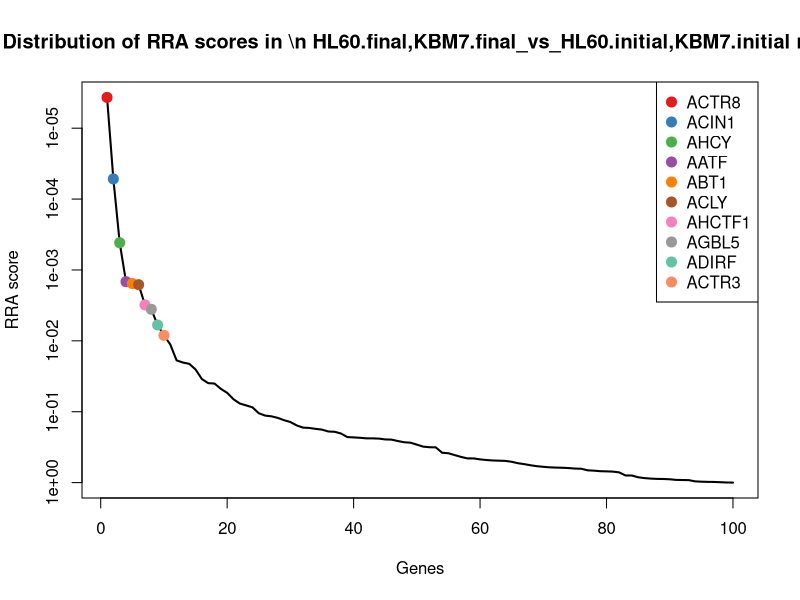
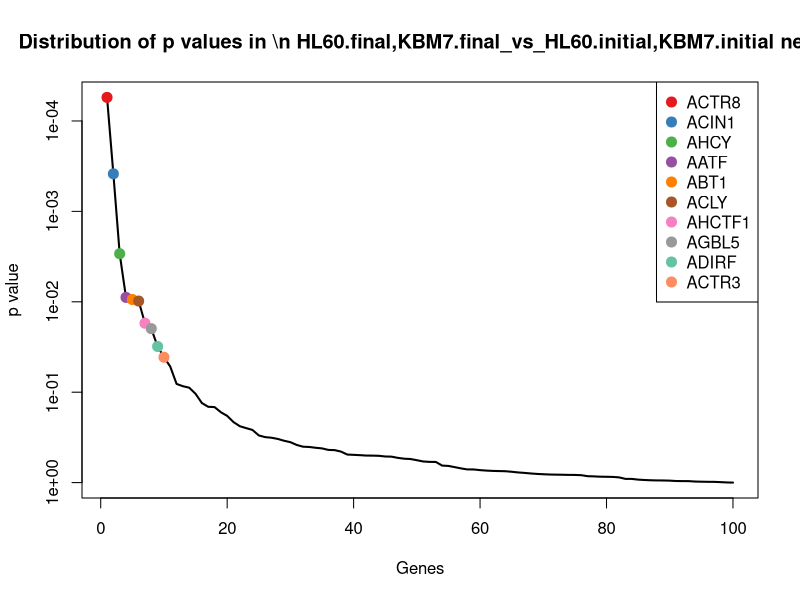
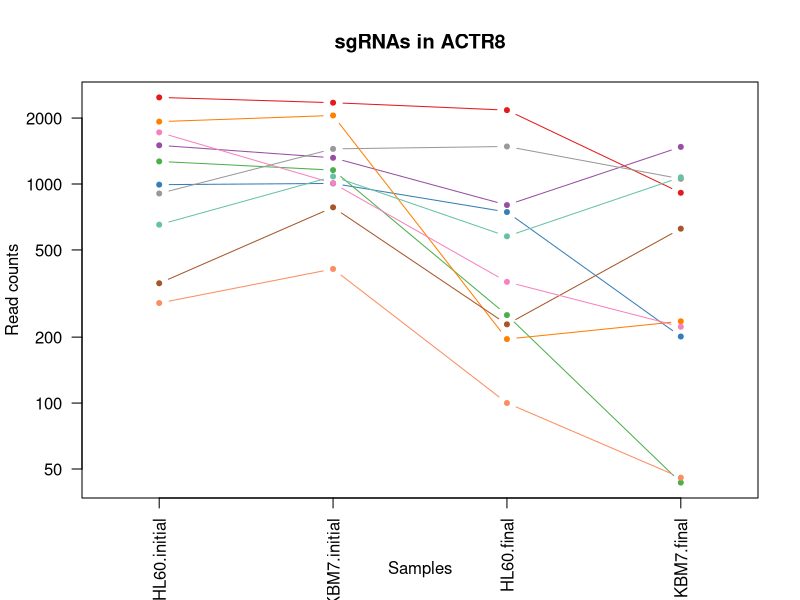
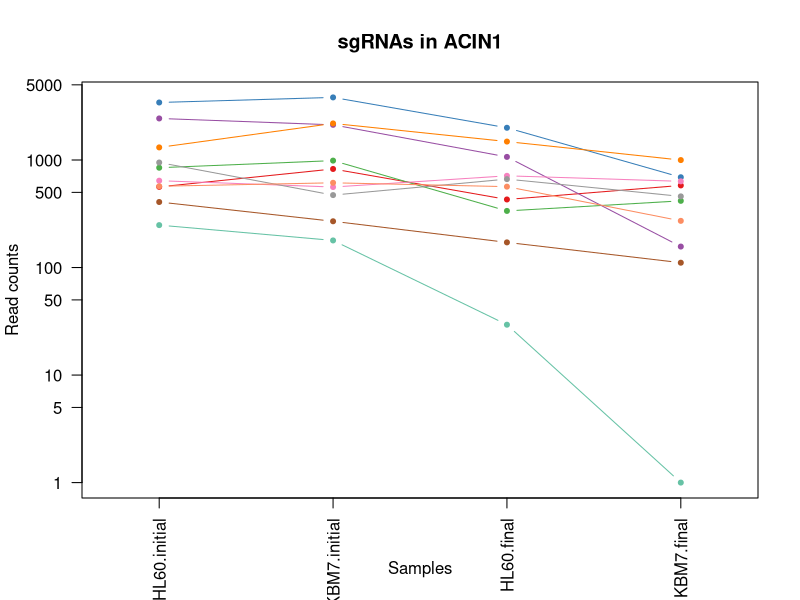
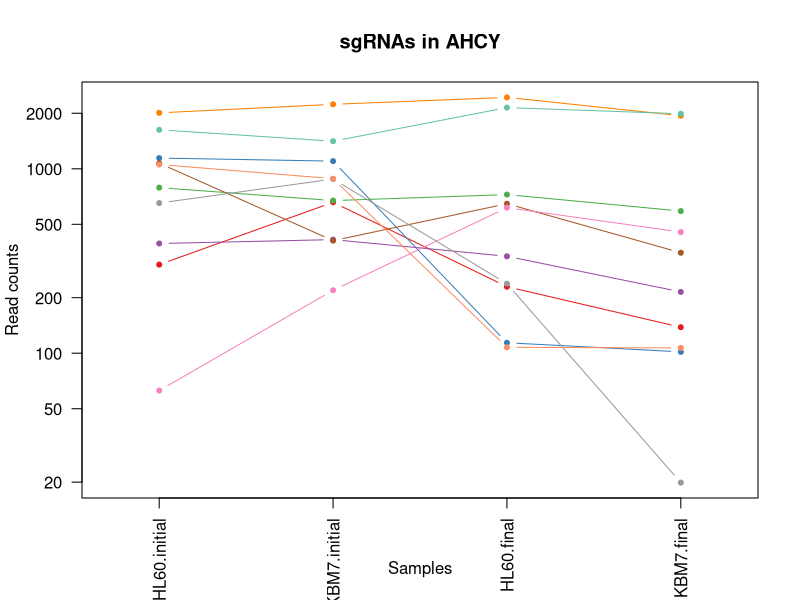
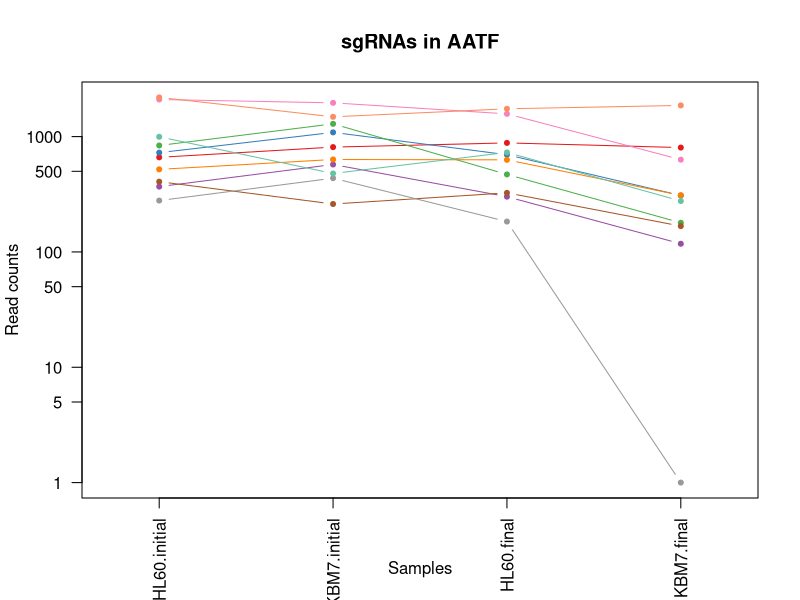
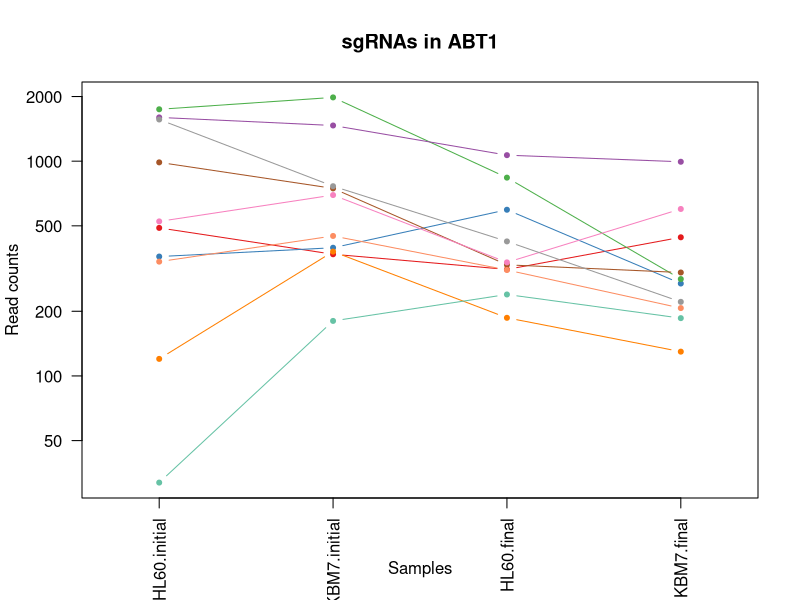
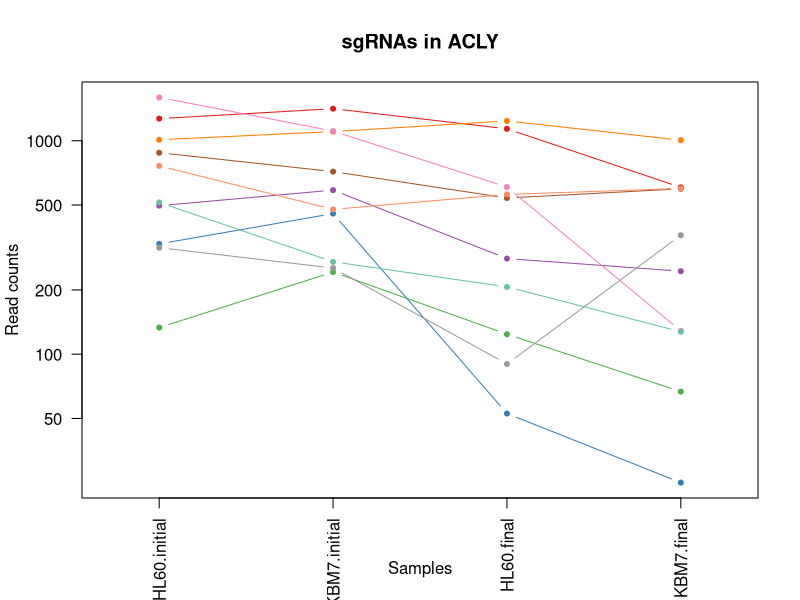

Generate these figures, in order, with R: (Note: this script raises an error after producing the figures.)
pdf(file='demo.pdf',width=4.5,height=4.5);
gstable=read.table('demo.gene_summary.txt',header=T)
# 
#
# parameters
# Do not modify the variables beginning with "__"

# gstablename='__GENE_SUMMARY_FILE__'
startindex=3
# outputfile='__OUTPUT_FILE__'
targetgenelist=c("ACTR8","ACIN1","AHCY","AATF","ABT1","ACLY","AHCTF1","AGBL5","ADIRF","ACTR3")
# samplelabel=sub('.\\w+.\\w+$','',colnames(gstable)[startindex]);
samplelabel='HL60.final,KBM7.final_vs_HL60.initial,KBM7.initial neg.'


# You need to write some codes in front of this code:
# gstable=read.table(gstablename,header=T)
# pdf(file=outputfile,width=6,height=6)


# set up color using RColorBrewer
#library(RColorBrewer)
#colors <- brewer.pal(length(targetgenelist), "Set1")

colors=c( "#E41A1C", "#377EB8", "#4DAF4A", "#984EA3", "#FF7F00",  "#A65628", "#F781BF",
          "#999999", "#66C2A5", "#FC8D62", "#8DA0CB", "#E78AC3", "#A6D854", "#FFD92F", "#E5C494", "#B3B3B3", 
          "#8DD3C7", "#FFFFB3", "#BEBADA", "#FB8072", "#80B1D3", "#FDB462", "#B3DE69", "#FCCDE5",
          "#D9D9D9", "#BC80BD", "#CCEBC5", "#FFED6F")

######
# function definition

plotrankedvalues<-function(val, tglist, ...){
  
  plot(val,log='y',ylim=c(max(val),min(val)),type='l',lwd=2, ...)
  if(length(tglist)>0){
    for(i in 1:length(tglist)){
      targetgene=tglist[i];
      tx=which(names(val)==targetgene);ty=val[targetgene];
      points(tx,ty,col=colors[(i %% length(colors)) ],cex=2,pch=20)
      # text(tx+50,ty,targetgene,col=colors[i])
    }
    legend('topright',tglist,pch=20,pt.cex = 2,cex=1,col=colors)
  }
}



plotrandvalues<-function(val,targetgenelist, ...){
  # choose the one with the best distance distribution
  
  mindiffvalue=0;
  randval=val;
  for(i in 1:20){
    randval0=sample(val)
    vindex=sort(which(names(randval0) %in% targetgenelist))
    if(max(vindex)>0.9*length(val)){
      # print('pass...')
      next;
    }
    mindiffind=min(diff(vindex));
    if (mindiffind > mindiffvalue){
      mindiffvalue=mindiffind;
      randval=randval0;
      # print(paste('Diff: ',mindiffvalue))
    }
  }
  plot(randval,log='y',ylim=c(max(randval),min(randval)),pch=20,col='grey', ...)
  
  if(length(targetgenelist)>0){
    for(i in 1:length(targetgenelist)){
      targetgene=targetgenelist[i];
      tx=which(names(randval)==targetgene);ty=randval[targetgene];
      points(tx,ty,col=colors[(i %% length(colors)) ],cex=2,pch=20)
      text(tx+50,ty,targetgene,col=colors[i])
    }
  }
  
}




# set.seed(1235)



pvec=gstable[,startindex]
names(pvec)=gstable[,'id']
pvec=sort(pvec);

plotrankedvalues(pvec,targetgenelist,xlab='Genes',ylab='RRA score',main=paste('Distribution of RRA scores in \\n',samplelabel))

# plotrandvalues(pvec,targetgenelist,xlab='Genes',ylab='RRA score',main=paste('Distribution of RRA scores in \\n',samplelabel))


pvec=gstable[,startindex+1]
names(pvec)=gstable[,'id']
pvec=sort(pvec);

plotrankedvalues(pvec,targetgenelist,xlab='Genes',ylab='p value',main=paste('Distribution of p values in \\n',samplelabel))

# plotrandvalues(pvec,targetgenelist,xlab='Genes',ylab='p value',main=paste('Distribution of p values in \\n',samplelabel))



# you need to write after this code:
# dev.off()






# parameters
# Do not modify the variables beginning with "__"
targetmat=list(c(2484.0819660289676,2349.578527705573,2172.7843657481662,910.9126552363929),c(992.1629154257711,1005.1862786707138,743.8190381001997,200.26346063614164),c(1267.0287897733551,1156.1418152202027,251.09412821363824,42.34141739164138),c(1500.738276518092,1315.977089213779,800.5991173444897,1476.2277955464156),c(1925.5309914189038,2054.7712445618654,194.94493873872918,235.16652091844063),c(351.29916561001374,781.4168950797068,227.75120674654121,624.2498158686586),c(1719.74905340467,1006.9622261595313,356.45271970026533,222.0063506480656),c(903.9706562768137,1445.6212558974576,1482.5909580453515,1055.1023468944147),c(651.152846716469,1081.552020689867,576.0023594448536,1072.2677863775127),c(285.1549712482957,408.46792242802854,99.0496937928171,44.630142656054424))
targetgene="ACTR8"
collabel=c("HL60.initial","KBM7.initial","HL60.final","KBM7.final")

# set up color using RColorBrewer
#library(RColorBrewer)
#colors <- brewer.pal(length(targetgenelist), "Set1")

colors=c( "#E41A1C", "#377EB8", "#4DAF4A", "#984EA3", "#FF7F00",  "#A65628", "#F781BF",
          "#999999", "#66C2A5", "#FC8D62", "#8DA0CB", "#E78AC3", "#A6D854", "#FFD92F", "#E5C494", "#B3B3B3", 
          "#8DD3C7", "#FFFFB3", "#BEBADA", "#FB8072", "#80B1D3", "#FDB462", "#B3DE69", "#FCCDE5",
          "#D9D9D9", "#BC80BD", "#CCEBC5", "#FFED6F")


## code

targetmatvec=unlist(targetmat)+1
yrange=range(targetmatvec[targetmatvec>0]);
# yrange[1]=1; # set the minimum value to 1
for(i in 1:length(targetmat)){
  vali=targetmat[[i]]+1;
  if(i==1){
    plot(1:length(vali),vali,type='b',las=1,pch=20,main=paste('sgRNAs in',targetgene),ylab='Read counts',xlab='Samples',xlim=c(0.7,length(vali)+0.3),ylim = yrange,col=colors[(i %% length(colors))],xaxt='n',log='y')
    axis(1,at=1:length(vali),labels=(collabel),las=2)
    # lines(0:100,rep(1,101),col='black');
  }else{
    lines(1:length(vali),vali,type='b',pch=20,col=colors[(i %% length(colors))])
  }
}




# parameters
# Do not modify the variables beginning with "__"
targetmat=list(c(561.4907165816957,824.0396348113272,428.37415340969943,579.047491896501),c(3424.79939695118,3818.2871009576584,1992.3498917052,690.0506672205338),c(846.6456878299913,985.6508562937211,335.0024675413113,415.97581680707134),c(2432.636481525409,2122.257249136931,1067.465489792653,155.6333179800872),c(1308.1851773762019,2186.1913587343615,1482.5909580453515,997.3120339679854),c(405.68439208520414,268.16807081144486,170.34023773287015,109.85881269182627),c(640.8637498157573,559.4234589775174,711.6436598617687,632.2603542941043),c(946.5969148654764,470.6260845366416,663.0651476194316,457.74505288260946),c(246.9383256170808,177.59474888175154,28.39003962214503,0.0),c(568.8400715107754,612.7018836420428,564.0154538266146,270.64176251684285))
targetgene="ACIN1"
collabel=c("HL60.initial","KBM7.initial","HL60.final","KBM7.final")

# set up color using RColorBrewer
#library(RColorBrewer)
#colors <- brewer.pal(length(targetgenelist), "Set1")

colors=c( "#E41A1C", "#377EB8", "#4DAF4A", "#984EA3", "#FF7F00",  "#A65628", "#F781BF",
          "#999999", "#66C2A5", "#FC8D62", "#8DA0CB", "#E78AC3", "#A6D854", "#FFD92F", "#E5C494", "#B3B3B3", 
          "#8DD3C7", "#FFFFB3", "#BEBADA", "#FB8072", "#80B1D3", "#FDB462", "#B3DE69", "#FCCDE5",
          "#D9D9D9", "#BC80BD", "#CCEBC5", "#FFED6F")


## code

targetmatvec=unlist(targetmat)+1
yrange=range(targetmatvec[targetmatvec>0]);
# yrange[1]=1; # set the minimum value to 1
for(i in 1:length(targetmat)){
  vali=targetmat[[i]]+1;
  if(i==1){
    plot(1:length(vali),vali,type='b',las=1,pch=20,main=paste('sgRNAs in',targetgene),ylab='Read counts',xlab='Samples',xlim=c(0.7,length(vali)+0.3),ylim = yrange,col=colors[(i %% length(colors))],xaxt='n',log='y')
    axis(1,at=1:length(vali),labels=(collabel),las=2)
    # lines(0:100,rep(1,101),col='black');
  }else{
    lines(1:length(vali),vali,type='b',pch=20,col=colors[(i %% length(colors))])
  }
}




# parameters
# Do not modify the variables beginning with "__"
targetmat=list(c(301.3235520922712,657.1005708624807,228.38209651592223,137.32351586478285),c(1142.0897559789987,1099.311495578042,112.92926871919911,100.70391163417409),c(789.3207193831689,671.3081507730209,723.6305654800077,588.7745742702564),c(392.45555321286054,412.0198174056636,334.37157777193033,213.99581222261992),c(2009.3136376104133,2235.917888421252,2437.1271791188055,1937.9781176417478),c(1071.5359486598327,406.69197493921104,645.4002340767636,349.602784139093),c(61.7345814042702,218.44154112455442,614.4866353770946,452.5954210376801),c(651.152846716469,879.0940069646701,237.21455328725622,18.88198343140764),c(1625.6773103124485,1410.1023061211074,2146.286995434164,1986.613529510525),c(1053.8974968300413,882.6459019423052,106.6203710253891,105.85354347910344))
targetgene="AHCY"
collabel=c("HL60.initial","KBM7.initial","HL60.final","KBM7.final")

# set up color using RColorBrewer
#library(RColorBrewer)
#colors <- brewer.pal(length(targetgenelist), "Set1")

colors=c( "#E41A1C", "#377EB8", "#4DAF4A", "#984EA3", "#FF7F00",  "#A65628", "#F781BF",
          "#999999", "#66C2A5", "#FC8D62", "#8DA0CB", "#E78AC3", "#A6D854", "#FFD92F", "#E5C494", "#B3B3B3", 
          "#8DD3C7", "#FFFFB3", "#BEBADA", "#FB8072", "#80B1D3", "#FDB462", "#B3DE69", "#FCCDE5",
          "#D9D9D9", "#BC80BD", "#CCEBC5", "#FFED6F")


## code

targetmatvec=unlist(targetmat)+1
yrange=range(targetmatvec[targetmatvec>0]);
# yrange[1]=1; # set the minimum value to 1
for(i in 1:length(targetmat)){
  vali=targetmat[[i]]+1;
  if(i==1){
    plot(1:length(vali),vali,type='b',las=1,pch=20,main=paste('sgRNAs in',targetgene),ylab='Read counts',xlab='Samples',xlim=c(0.7,length(vali)+0.3),ylim = yrange,col=colors[(i %% length(colors))],xaxt='n',log='y')
    axis(1,at=1:length(vali),labels=(collabel),las=2)
    # lines(0:100,rep(1,101),col='black');
  }else{
    lines(1:length(vali),vali,type='b',pch=20,col=colors[(i %% length(colors))])
  }
}




# parameters
# Do not modify the variables beginning with "__"
targetmat=list(c(659.9720726313648,809.832054900787,880.7221180558769,802.1982051767731),c(724.6463960072668,1086.8798631563195,695.2405258578626,307.26136674745163),c(836.3565909292796,1289.3378768815162,468.75109865008346,177.94838930811443),c(367.46774645398926,571.85509139924,300.30353022535627,116.72498848506541),c(518.8644579930328,632.2373060190355,627.7353205340956,308.9779106957614),c(405.68439208520414,259.28833336735727,324.27734146183434,166.5047629860492),c(2096.0360257735547,1960.6460276545372,1573.4390848362154,629.9716290296913),c(277.8056163192159,435.1071347602913,182.32714335110919,0.0),c(995.1026573974029,477.7298744919117,728.0467938656747,275.21921304566894),c(2185.6981559083283,1482.9161531626255,1741.8866532609427,1862.4501839161173))
targetgene="AATF"
collabel=c("HL60.initial","KBM7.initial","HL60.final","KBM7.final")

# set up color using RColorBrewer
#library(RColorBrewer)
#colors <- brewer.pal(length(targetgenelist), "Set1")

colors=c( "#E41A1C", "#377EB8", "#4DAF4A", "#984EA3", "#FF7F00",  "#A65628", "#F781BF",
          "#999999", "#66C2A5", "#FC8D62", "#8DA0CB", "#E78AC3", "#A6D854", "#FFD92F", "#E5C494", "#B3B3B3", 
          "#8DD3C7", "#FFFFB3", "#BEBADA", "#FB8072", "#80B1D3", "#FDB462", "#B3DE69", "#FCCDE5",
          "#D9D9D9", "#BC80BD", "#CCEBC5", "#FFED6F")


## code

targetmatvec=unlist(targetmat)+1
yrange=range(targetmatvec[targetmatvec>0]);
# yrange[1]=1; # set the minimum value to 1
for(i in 1:length(targetmat)){
  vali=targetmat[[i]]+1;
  if(i==1){
    plot(1:length(vali),vali,type='b',las=1,pch=20,main=paste('sgRNAs in',targetgene),ylab='Read counts',xlab='Samples',xlim=c(0.7,length(vali)+0.3),ylim = yrange,col=colors[(i %% length(colors))],xaxt='n',log='y')
    axis(1,at=1:length(vali),labels=(collabel),las=2)
    # lines(0:100,rep(1,101),col='black');
  }else{
    lines(1:length(vali),vali,type='b',pch=20,col=colors[(i %% length(colors))])
  }
}




# parameters
# Do not modify the variables beginning with "__"
targetmat=list(c(487.9971672908978,367.6211301852257,312.2904358435953,441.15179471561487),c(358.6485205390935,394.2603425174884,593.0363832181406,268.35303725242983),c(1743.266989177725,1980.1814500315297,837.1907239685878,281.5132075228048),c(1597.7497615819454,1465.1566782744503,1065.57282048451,992.7345834391593),c(119.05954985109253,378.2768151181308,185.48159219801417,128.7407961232339),c(986.2834314825072,745.8979453033566,328.0626800781203,302.11173490252224),c(523.2740709504807,694.3954681276485,336.89513684945433,597.9294753279087),c(1562.4728579223624,763.6574201915316,422.0652557158894,220.28980669975581),c(30.8672907021351,179.37069637056908,238.47633282601822,184.81456510135357),c(339.5401977234861,447.5387671820139,310.3977665354523,205.98527379717427))
targetgene="ABT1"
collabel=c("HL60.initial","KBM7.initial","HL60.final","KBM7.final")

# set up color using RColorBrewer
#library(RColorBrewer)
#colors <- brewer.pal(length(targetgenelist), "Set1")

colors=c( "#E41A1C", "#377EB8", "#4DAF4A", "#984EA3", "#FF7F00",  "#A65628", "#F781BF",
          "#999999", "#66C2A5", "#FC8D62", "#8DA0CB", "#E78AC3", "#A6D854", "#FFD92F", "#E5C494", "#B3B3B3", 
          "#8DD3C7", "#FFFFB3", "#BEBADA", "#FB8072", "#80B1D3", "#FDB462", "#B3DE69", "#FCCDE5",
          "#D9D9D9", "#BC80BD", "#CCEBC5", "#FFED6F")


## code

targetmatvec=unlist(targetmat)+1
yrange=range(targetmatvec[targetmatvec>0]);
# yrange[1]=1; # set the minimum value to 1
for(i in 1:length(targetmat)){
  vali=targetmat[[i]]+1;
  if(i==1){
    plot(1:length(vali),vali,type='b',las=1,pch=20,main=paste('sgRNAs in',targetgene),ylab='Read counts',xlab='Samples',xlim=c(0.7,length(vali)+0.3),ylim = yrange,col=colors[(i %% length(colors))],xaxt='n',log='y')
    axis(1,at=1:length(vali),labels=(collabel),las=2)
    # lines(0:100,rep(1,101),col='black');
  }else{
    lines(1:length(vali),vali,type='b',pch=20,col=colors[(i %% length(colors))])
  }
}




# parameters
# Do not modify the variables beginning with "__"
targetmat=list(c(1268.498660759171,1411.8782536099247,1136.2324746551822,603.6512884889412),c(327.78122983695846,454.642557137284,51.73296108924205,24.031615276336996),c(132.28838872343613,241.5288584791821,123.02350502929512,65.80085135187511),c(495.34652221997754,586.0626713097802,279.4841678357833,243.74924065998954),c(1009.8013672555626,1102.8633905556771,1237.174837756142,1004.7503910773278),c(877.5129785321263,715.7068379934587,538.1489732819936,594.496387431289),c(1594.8100196103135,1108.1912330221296,605.6541786057605,127.59643349102738),c(314.5523909646148,252.1845434120872,88.95545748272109,359.9020478289517),c(512.984974049769,269.94401830026237,205.67006481820619,126.45207085882086),c(761.3931706526657,475.9539270030942,559.5992254409475,596.7851126957021))
targetgene="ACLY"
collabel=c("HL60.initial","KBM7.initial","HL60.final","KBM7.final")

# set up color using RColorBrewer
#library(RColorBrewer)
#colors <- brewer.pal(length(targetgenelist), "Set1")

colors=c( "#E41A1C", "#377EB8", "#4DAF4A", "#984EA3", "#FF7F00",  "#A65628", "#F781BF",
          "#999999", "#66C2A5", "#FC8D62", "#8DA0CB", "#E78AC3", "#A6D854", "#FFD92F", "#E5C494", "#B3B3B3", 
          "#8DD3C7", "#FFFFB3", "#BEBADA", "#FB8072", "#80B1D3", "#FDB462", "#B3DE69", "#FCCDE5",
          "#D9D9D9", "#BC80BD", "#CCEBC5", "#FFED6F")


## code

targetmatvec=unlist(targetmat)+1
yrange=range(targetmatvec[targetmatvec>0]);
# yrange[1]=1; # set the minimum value to 1
for(i in 1:length(targetmat)){
  vali=targetmat[[i]]+1;
  if(i==1){
    plot(1:length(vali),vali,type='b',las=1,pch=20,main=paste('sgRNAs in',targetgene),ylab='Read counts',xlab='Samples',xlim=c(0.7,length(vali)+0.3),ylim = yrange,col=colors[(i %% length(colors))],xaxt='n',log='y')
    axis(1,at=1:length(vali),labels=(collabel),las=2)
    # lines(0:100,rep(1,101),col='black');
  }else{
    lines(1:length(vali),vali,type='b',pch=20,col=colors[(i %% length(colors))])
  }
}




# parameters
# Do not modify the variables beginning with "__"
targetmat=list(c(196.96271209933826,301.9110730989776,423.9579250240324,34.33087896619571),c(1106.8128523194157,1056.6887558464218,1743.1484327997048,807.3478370217025),c(748.1643317803222,488.3855594248168,239.73811236478022,477.77139894622366),c(1095.053884432888,882.6459019423052,837.8216137379688,365.05167967388104),c(677.6105244611563,316.11865300951774,613.8557456077136,819.3636446598709),c(1078.8853035889126,1609.008424868669,348.88204246769334,193.96946615900578),c(1437.533824128006,1095.759600600407,320.4920028455483,161.35513114111984),c(845.1758168441753,660.6524658401157,541.3034221288985,640.8430740356532),c(551.2016196809839,740.570102836904,1103.42620664737,622.5332719203489),c(601.1772331987264,900.4053768304803,735.6174710982467,754.1349746240991))
targetgene="AHCTF1"
collabel=c("HL60.initial","KBM7.initial","HL60.final","KBM7.final")

# set up color using RColorBrewer
#library(RColorBrewer)
#colors <- brewer.pal(length(targetgenelist), "Set1")

colors=c( "#E41A1C", "#377EB8", "#4DAF4A", "#984EA3", "#FF7F00",  "#A65628", "#F781BF",
          "#999999", "#66C2A5", "#FC8D62", "#8DA0CB", "#E78AC3", "#A6D854", "#FFD92F", "#E5C494", "#B3B3B3", 
          "#8DD3C7", "#FFFFB3", "#BEBADA", "#FB8072", "#80B1D3", "#FDB462", "#B3DE69", "#FCCDE5",
          "#D9D9D9", "#BC80BD", "#CCEBC5", "#FFED6F")


## code

targetmatvec=unlist(targetmat)+1
yrange=range(targetmatvec[targetmatvec>0]);
# yrange[1]=1; # set the minimum value to 1
for(i in 1:length(targetmat)){
  vali=targetmat[[i]]+1;
  if(i==1){
    plot(1:length(vali),vali,type='b',las=1,pch=20,main=paste('sgRNAs in',targetgene),ylab='Read counts',xlab='Samples',xlim=c(0.7,length(vali)+0.3),ylim = yrange,col=colors[(i %% length(colors))],xaxt='n',log='y')
    axis(1,at=1:length(vali),labels=(collabel),las=2)
    # lines(0:100,rep(1,101),col='black');
  }else{
    lines(1:length(vali),vali,type='b',pch=20,col=colors[(i %% length(colors))])
  }
}




# parameters
# Do not modify the variables beginning with "__"
targetmat=list(c(640.8637498157573,602.0461987091378,307.2433176885473,192.82510352679924),c(354.23890758164566,280.5997032331675,204.4082852794442,275.79139436177223),c(779.0316224824572,932.3724316291956,778.5179754161547,905.1908420753603),c(624.6951689717818,554.0956165110648,370.96318439602834,558.4489645167836),c(1133.270530064103,1394.1187787217498,639.0913363829536,1131.2024619361487),c(423.32284391499564,412.0198174056636,224.59675789963623,426.84726181303336),c(296.91393913482335,829.3674772777797,489.5704610396565,1233.0507362025292),c(684.959879390236,546.9918265557948,394.30610586312537,566.4595029422292),c(440.96129574478715,630.461358530218,434.6830511035094,457.1728715665062),c(1108.2827233052317,1969.5257650986248,1066.2037102538911,1333.7546478367033))
targetgene="AGBL5"
collabel=c("HL60.initial","KBM7.initial","HL60.final","KBM7.final")

# set up color using RColorBrewer
#library(RColorBrewer)
#colors <- brewer.pal(length(targetgenelist), "Set1")

colors=c( "#E41A1C", "#377EB8", "#4DAF4A", "#984EA3", "#FF7F00",  "#A65628", "#F781BF",
          "#999999", "#66C2A5", "#FC8D62", "#8DA0CB", "#E78AC3", "#A6D854", "#FFD92F", "#E5C494", "#B3B3B3", 
          "#8DD3C7", "#FFFFB3", "#BEBADA", "#FB8072", "#80B1D3", "#FDB462", "#B3DE69", "#FCCDE5",
          "#D9D9D9", "#BC80BD", "#CCEBC5", "#FFED6F")


## code

targetmatvec=unlist(targetmat)+1
yrange=range(targetmatvec[targetmatvec>0]);
# yrange[1]=1; # set the minimum value to 1
for(i in 1:length(targetmat)){
  vali=targetmat[[i]]+1;
  if(i==1){
    plot(1:length(vali),vali,type='b',las=1,pch=20,main=paste('sgRNAs in',targetgene),ylab='Read counts',xlab='Samples',xlim=c(0.7,length(vali)+0.3),ylim = yrange,col=colors[(i %% length(colors))],xaxt='n',log='y')
    axis(1,at=1:length(vali),labels=(collabel),las=2)
    # lines(0:100,rep(1,101),col='black');
  }else{
    lines(1:length(vali),vali,type='b',pch=20,col=colors[(i %% length(colors))])
  }
}




# parameters
# Do not modify the variables beginning with "__"
targetmat=list(c(492.4067802483456,221.99343610218943,309.7668767660713,102.99263689858714),c(243.9985836454489,239.7529109903646,130.59418226186713,174.51530141149487),c(734.9354929079785,673.0840982618383,620.7955330709046,470.9052231529845),c(1074.4756906314647,950.1319065173708,1100.902647569846,743.8357109342404),c(702.5983312200275,1010.5141211371663,1291.4313579229083,1017.3383800315995),c(1647.7253750996879,760.1055252138966,685.7771793171477,608.2287390177673),c(951.0065278229242,864.8864270541301,606.9159581445226,769.0116888427839),c(435.0818118015233,435.1071347602913,275.69882921949727,339.8757017653375),c(89.66213013477338,209.56180368046682,208.8245136651112,304.4004601669353),c(1328.7633711776252,1571.7135276035012,1122.983789498181,1356.6419004808338))
targetgene="ADIRF"
collabel=c("HL60.initial","KBM7.initial","HL60.final","KBM7.final")

# set up color using RColorBrewer
#library(RColorBrewer)
#colors <- brewer.pal(length(targetgenelist), "Set1")

colors=c( "#E41A1C", "#377EB8", "#4DAF4A", "#984EA3", "#FF7F00",  "#A65628", "#F781BF",
          "#999999", "#66C2A5", "#FC8D62", "#8DA0CB", "#E78AC3", "#A6D854", "#FFD92F", "#E5C494", "#B3B3B3", 
          "#8DD3C7", "#FFFFB3", "#BEBADA", "#FB8072", "#80B1D3", "#FDB462", "#B3DE69", "#FCCDE5",
          "#D9D9D9", "#BC80BD", "#CCEBC5", "#FFED6F")


## code

targetmatvec=unlist(targetmat)+1
yrange=range(targetmatvec[targetmatvec>0]);
# yrange[1]=1; # set the minimum value to 1
for(i in 1:length(targetmat)){
  vali=targetmat[[i]]+1;
  if(i==1){
    plot(1:length(vali),vali,type='b',las=1,pch=20,main=paste('sgRNAs in',targetgene),ylab='Read counts',xlab='Samples',xlim=c(0.7,length(vali)+0.3),ylim = yrange,col=colors[(i %% length(colors))],xaxt='n',log='y')
    axis(1,at=1:length(vali),labels=(collabel),las=2)
    # lines(0:100,rep(1,101),col='black');
  }else{
    lines(1:length(vali),vali,type='b',pch=20,col=colors[(i %% length(colors))])
  }
}




# parameters
# Do not modify the variables beginning with "__"
targetmat=list(c(1024.500077113722,1362.1517239230343,883.8765669027819,396.52165205956044),c(1147.9692399222624,1046.0330709135167,811.3242434239668,186.53110904966337),c(1317.0044032910976,1179.2291325748304,1340.6407599346262,1059.1076161071376),c(895.1514303619178,824.0396348113272,700.2876440129107,571.0369534710553),c(952.4763988087402,1093.9836531115895,1239.067507064285,1457.9179934311112),c(770.2123965675615,548.7677740446123,752.6514948715337,367.91258625439735),c(85.25251717732552,635.7892009966705,181.0653638123472,624.2498158686586),c(721.706654035635,768.9852626579842,584.8348162161876,888.5975839083657),c(542.3823937660882,776.0890526132542,418.2799170996034,466.89995394026164),c(2170.9994460501684,2250.125468331792,1406.2532959502503,1163.8167969540345))
targetgene="ACTR3"
collabel=c("HL60.initial","KBM7.initial","HL60.final","KBM7.final")

# set up color using RColorBrewer
#library(RColorBrewer)
#colors <- brewer.pal(length(targetgenelist), "Set1")

colors=c( "#E41A1C", "#377EB8", "#4DAF4A", "#984EA3", "#FF7F00",  "#A65628", "#F781BF",
          "#999999", "#66C2A5", "#FC8D62", "#8DA0CB", "#E78AC3", "#A6D854", "#FFD92F", "#E5C494", "#B3B3B3", 
          "#8DD3C7", "#FFFFB3", "#BEBADA", "#FB8072", "#80B1D3", "#FDB462", "#B3DE69", "#FCCDE5",
          "#D9D9D9", "#BC80BD", "#CCEBC5", "#FFED6F")


## code

targetmatvec=unlist(targetmat)+1
yrange=range(targetmatvec[targetmatvec>0]);
# yrange[1]=1; # set the minimum value to 1
for(i in 1:length(targetmat)){
  vali=targetmat[[i]]+1;
  if(i==1){
    plot(1:length(vali),vali,type='b',las=1,pch=20,main=paste('sgRNAs in',targetgene),ylab='Read counts',xlab='Samples',xlim=c(0.7,length(vali)+0.3),ylim = yrange,col=colors[(i %% length(colors))],xaxt='n',log='y')
    axis(1,at=1:length(vali),labels=(collabel),las=2)
    # lines(0:100,rep(1,101),col='black');
  }else{
    lines(1:length(vali),vali,type='b',pch=20,col=colors[(i %% length(colors))])
  }
}



# 
#
# parameters
# Do not modify the variables beginning with "__"

# gstablename='__GENE_SUMMARY_FILE__'
startindex=9
# outputfile='__OUTPUT_FILE__'
targetgenelist=c("ACRC","AGAP3","ADCK4","AHRR","ABCB8","ADNP","ADCK1","ADRBK1","AFF4","ADRA1A")
# samplelabel=sub('.\\w+.\\w+$','',colnames(gstable)[startindex]);
samplelabel='HL60.final,KBM7.final_vs_HL60.initial,KBM7.initial pos.'


# You need to write some codes in front of this code:
# gstable=read.table(gstablename,header=T)
# pdf(file=outputfile,width=6,height=6)


# set up color using RColorBrewer
#library(RColorBrewer)
#colors <- brewer.pal(length(targetgenelist), "Set1")

colors=c( "#E41A1C", "#377EB8", "#4DAF4A", "#984EA3", "#FF7F00",  "#A65628", "#F781BF",
          "#999999", "#66C2A5", "#FC8D62", "#8DA0CB", "#E78AC3", "#A6D854", "#FFD92F", "#E5C494", "#B3B3B3", 
          "#8DD3C7", "#FFFFB3", "#BEBADA", "#FB8072", "#80B1D3", "#FDB462", "#B3DE69", "#FCCDE5",
          "#D9D9D9", "#BC80BD", "#CCEBC5", "#FFED6F")

######
# function definition

plotrankedvalues<-function(val, tglist, ...){
  
  plot(val,log='y',ylim=c(max(val),min(val)),type='l',lwd=2, ...)
  if(length(tglist)>0){
    for(i in 1:length(tglist)){
      targetgene=tglist[i];
      tx=which(names(val)==targetgene);ty=val[targetgene];
      points(tx,ty,col=colors[(i %% length(colors)) ],cex=2,pch=20)
      # text(tx+50,ty,targetgene,col=colors[i])
    }
    legend('topright',tglist,pch=20,pt.cex = 2,cex=1,col=colors)
  }
}



plotrandvalues<-function(val,targetgenelist, ...){
  # choose the one with the best distance distribution
  
  mindiffvalue=0;
  randval=val;
  for(i in 1:20){
    randval0=sample(val)
    vindex=sort(which(names(randval0) %in% targetgenelist))
    if(max(vindex)>0.9*length(val)){
      # print('pass...')
      next;
    }
    mindiffind=min(diff(vindex));
    if (mindiffind > mindiffvalue){
      mindiffvalue=mindiffind;
      randval=randval0;
      # print(paste('Diff: ',mindiffvalue))
    }
  }
  plot(randval,log='y',ylim=c(max(randval),min(randval)),pch=20,col='grey', ...)
  
  if(length(targetgenelist)>0){
    for(i in 1:length(targetgenelist)){
      targetgene=targetgenelist[i];
      tx=which(names(randval)==targetgene);ty=randval[targetgene];
      points(tx,ty,col=colors[(i %% length(colors)) ],cex=2,pch=20)
      text(tx+50,ty,targetgene,col=colors[i])
    }
  }
  
}




# set.seed(1235)



pvec=gstable[,startindex]
names(pvec)=gstable[,'id']
pvec=sort(pvec);

plotrankedvalues(pvec,targetgenelist,xlab='Genes',ylab='RRA score',main=paste('Distribution of RRA scores in \\n',samplelabel))

# plotrandvalues(pvec,targetgenelist,xlab='Genes',ylab='RRA score',main=paste('Distribution of RRA scores in \\n',samplelabel))


pvec=gstable[,startindex+1]
names(pvec)=gstable[,'id']
pvec=sort(pvec);

plotrankedvalues(pvec,targetgenelist,xlab='Genes',ylab='p value',main=paste('Distribution of p values in \\n',samplelabel))

# plotrandvalues(pvec,targetgenelist,xlab='Genes',ylab='p value',main=paste('Distribution of p values in \\n',samplelabel))



# you need to write after this code:
# dev.off()






# parameters
# Do not modify the variables beginning with "__"
targetmat=list(c(461.5394895462105,502.5931393353569,445.40817718298644,889.1697652244688),c(76.43329126242978,90.5733219296933,447.30084649112945,357.0411412484354),c(258.6972935036084,685.515730683561,533.7327448963265,560.7376897811967),c(232.23961575892122,681.9638357059259,275.69882921949727,467.47213525636494),c(1393.4376945535273,1472.2604682297203,1039.706339939889,532.7008052921368),c(2395.88970688001,2441.927797124084,2462.9936596634266,2461.5240218762324),c(495.34652221997754,605.5980936867728,1159.575396122279,1617.5565806239213),c(682.0201374186041,822.2636873225097,1572.1773052974536,1333.7546478367033),c(961.2956247236359,1097.5355480892247,959.5833392285019,905.1908420753603),c(1940.2297012770634,1289.3378768815162,942.5493154552149,1103.737758763192))
targetgene="ACRC"
collabel=c("HL60.initial","KBM7.initial","HL60.final","KBM7.final")

# set up color using RColorBrewer
#library(RColorBrewer)
#colors <- brewer.pal(length(targetgenelist), "Set1")

colors=c( "#E41A1C", "#377EB8", "#4DAF4A", "#984EA3", "#FF7F00",  "#A65628", "#F781BF",
          "#999999", "#66C2A5", "#FC8D62", "#8DA0CB", "#E78AC3", "#A6D854", "#FFD92F", "#E5C494", "#B3B3B3", 
          "#8DD3C7", "#FFFFB3", "#BEBADA", "#FB8072", "#80B1D3", "#FDB462", "#B3DE69", "#FCCDE5",
          "#D9D9D9", "#BC80BD", "#CCEBC5", "#FFED6F")


## code

targetmatvec=unlist(targetmat)+1
yrange=range(targetmatvec[targetmatvec>0]);
# yrange[1]=1; # set the minimum value to 1
for(i in 1:length(targetmat)){
  vali=targetmat[[i]]+1;
  if(i==1){
    plot(1:length(vali),vali,type='b',las=1,pch=20,main=paste('sgRNAs in',targetgene),ylab='Read counts',xlab='Samples',xlim=c(0.7,length(vali)+0.3),ylim = yrange,col=colors[(i %% length(colors))],xaxt='n',log='y')
    axis(1,at=1:length(vali),labels=(collabel),las=2)
    # lines(0:100,rep(1,101),col='black');
  }else{
    lines(1:length(vali),vali,type='b',pch=20,col=colors[(i %% length(colors))])
  }
}




# parameters
# Do not modify the variables beginning with "__"
targetmat=list(c(1387.5582106102636,1120.6228654438523,1214.4628060584262,1111.1761158725344),c(388.0459402554127,509.69692929062694,933.0859689144999,750.1297054113762),c(326.3113588511425,635.7892009966705,960.8451187672639,615.6670961271097),c(1328.7633711776252,1038.9292809582466,1346.3187678590552,1596.3858719281006),c(352.7690365958297,234.42506852391205,310.3977665354523,429.1359870774464),c(693.7791053051318,678.4119407282909,784.1959833405838,895.4637597016048),c(837.8264619150956,719.2587329710938,374.74852301231437,993.8789460713658),c(365.99787546817333,369.3970776740432,333.74068800254935,746.6966175147567),c(707.0079441774753,635.7892009966705,837.1907239685878,1465.3563505404536),c(486.5272963050818,673.0840982618383,784.8268731099647,734.6808098765882))
targetgene="AGAP3"
collabel=c("HL60.initial","KBM7.initial","HL60.final","KBM7.final")

# set up color using RColorBrewer
#library(RColorBrewer)
#colors <- brewer.pal(length(targetgenelist), "Set1")

colors=c( "#E41A1C", "#377EB8", "#4DAF4A", "#984EA3", "#FF7F00",  "#A65628", "#F781BF",
          "#999999", "#66C2A5", "#FC8D62", "#8DA0CB", "#E78AC3", "#A6D854", "#FFD92F", "#E5C494", "#B3B3B3", 
          "#8DD3C7", "#FFFFB3", "#BEBADA", "#FB8072", "#80B1D3", "#FDB462", "#B3DE69", "#FCCDE5",
          "#D9D9D9", "#BC80BD", "#CCEBC5", "#FFED6F")


## code

targetmatvec=unlist(targetmat)+1
yrange=range(targetmatvec[targetmatvec>0]);
# yrange[1]=1; # set the minimum value to 1
for(i in 1:length(targetmat)){
  vali=targetmat[[i]]+1;
  if(i==1){
    plot(1:length(vali),vali,type='b',las=1,pch=20,main=paste('sgRNAs in',targetgene),ylab='Read counts',xlab='Samples',xlim=c(0.7,length(vali)+0.3),ylim = yrange,col=colors[(i %% length(colors))],xaxt='n',log='y')
    axis(1,at=1:length(vali),labels=(collabel),las=2)
    # lines(0:100,rep(1,101),col='black');
  }else{
    lines(1:length(vali),vali,type='b',pch=20,col=colors[(i %% length(colors))])
  }
}




# parameters
# Do not modify the variables beginning with "__"
targetmat=list(c(830.4771069860158,864.8864270541301,1349.4732167059603,740.974804353724),c(1481.6299537024847,1994.38902994207,2044.082852794442,1810.9538654668238),c(1234.6916280854039,1299.9935618144214,1357.6747837079133,2232.6514954349277),c(224.89026082984142,188.25043381465665,700.2876440129107,81.24974688666317),c(812.8386551562243,845.3510046771374,946.334654071501,999.6007592323984),c(1978.4463469082782,1751.0842239740703,2659.2003779409174,2851.1794981425537),c(565.9003295391435,776.0890526132542,878.1985589783528,445.72924524444096),c(680.5502664327881,534.5601941340722,550.7667686696135,1025.9210997731484),c(161.68580843975528,333.87812789769293,275.0679394501163,465.18340999195186),c(2523.768482645998,2445.4796921017187,2153.226782897355,1516.8526689897471))
targetgene="ADCK4"
collabel=c("HL60.initial","KBM7.initial","HL60.final","KBM7.final")

# set up color using RColorBrewer
#library(RColorBrewer)
#colors <- brewer.pal(length(targetgenelist), "Set1")

colors=c( "#E41A1C", "#377EB8", "#4DAF4A", "#984EA3", "#FF7F00",  "#A65628", "#F781BF",
          "#999999", "#66C2A5", "#FC8D62", "#8DA0CB", "#E78AC3", "#A6D854", "#FFD92F", "#E5C494", "#B3B3B3", 
          "#8DD3C7", "#FFFFB3", "#BEBADA", "#FB8072", "#80B1D3", "#FDB462", "#B3DE69", "#FCCDE5",
          "#D9D9D9", "#BC80BD", "#CCEBC5", "#FFED6F")


## code

targetmatvec=unlist(targetmat)+1
yrange=range(targetmatvec[targetmatvec>0]);
# yrange[1]=1; # set the minimum value to 1
for(i in 1:length(targetmat)){
  vali=targetmat[[i]]+1;
  if(i==1){
    plot(1:length(vali),vali,type='b',las=1,pch=20,main=paste('sgRNAs in',targetgene),ylab='Read counts',xlab='Samples',xlim=c(0.7,length(vali)+0.3),ylim = yrange,col=colors[(i %% length(colors))],xaxt='n',log='y')
    axis(1,at=1:length(vali),labels=(collabel),las=2)
    # lines(0:100,rep(1,101),col='black');
  }else{
    lines(1:length(vali),vali,type='b',pch=20,col=colors[(i %% length(colors))])
  }
}




# parameters
# Do not modify the variables beginning with "__"
targetmat=list(c(345.4196816667499,163.38716897121142,474.42910657451245,481.2044868428432),c(415.9734889859159,372.9489726516783,212.6098522813972,349.03060282298975),c(1.469870985815957,83.46953197442323,0.0,62.9399447713588),c(351.29916561001374,150.9555365494888,288.9475143764983,416.54799812317464),c(561.4907165816957,170.49095892648148,199.3611671243962,411.97054759434855),c(251.34793857452865,221.99343610218943,1564.6066280648815,1502.5481360871656),c(736.4053638937945,893.3015868752103,1114.782222496228,459.46159683091923),c(338.07032673767014,607.3740411755903,378.5338616286004,65.22867003577186),c(1230.2820151279561,525.6804566899846,837.1907239685878,945.2435342025885))
targetgene="AHRR"
collabel=c("HL60.initial","KBM7.initial","HL60.final","KBM7.final")

# set up color using RColorBrewer
#library(RColorBrewer)
#colors <- brewer.pal(length(targetgenelist), "Set1")

colors=c( "#E41A1C", "#377EB8", "#4DAF4A", "#984EA3", "#FF7F00",  "#A65628", "#F781BF",
          "#999999", "#66C2A5", "#FC8D62", "#8DA0CB", "#E78AC3", "#A6D854", "#FFD92F", "#E5C494", "#B3B3B3", 
          "#8DD3C7", "#FFFFB3", "#BEBADA", "#FB8072", "#80B1D3", "#FDB462", "#B3DE69", "#FCCDE5",
          "#D9D9D9", "#BC80BD", "#CCEBC5", "#FFED6F")


## code

targetmatvec=unlist(targetmat)+1
yrange=range(targetmatvec[targetmatvec>0]);
# yrange[1]=1; # set the minimum value to 1
for(i in 1:length(targetmat)){
  vali=targetmat[[i]]+1;
  if(i==1){
    plot(1:length(vali),vali,type='b',las=1,pch=20,main=paste('sgRNAs in',targetgene),ylab='Read counts',xlab='Samples',xlim=c(0.7,length(vali)+0.3),ylim = yrange,col=colors[(i %% length(colors))],xaxt='n',log='y')
    axis(1,at=1:length(vali),labels=(collabel),las=2)
    # lines(0:100,rep(1,101),col='black');
  }else{
    lines(1:length(vali),vali,type='b',pch=20,col=colors[(i %% length(colors))])
  }
}




# parameters
# Do not modify the variables beginning with "__"
targetmat=list(c(598.2374912270946,1035.3773859806115,1096.486419184179,1688.5070638207258),c(1206.7640793549008,754.7776827474441,952.6435517653109,616.239277443213),c(146.98709858159572,266.39212332262736,292.7328529927843,247.7545098727124),c(438.02155377315523,399.588184983941,220.8114192833502,275.79139436177223),c(149.92684055322763,259.28833336735727,880.7221180558769,244.89360329219608),c(368.93761743980525,190.02638130347415,700.2876440129107,391.94420153073435),c(943.6571728938444,756.5536302362616,615.1175251464756,1467.6450758048666),c(773.1521385391934,854.2307421212249,638.4604466135726,633.9768982424141),c(1092.114142461256,927.0445891627431,883.2456771334008,1204.4416703973661),c(249.8780675887127,381.8287100957658,630.2588796116196,574.4700413676749))
targetgene="ABCB8"
collabel=c("HL60.initial","KBM7.initial","HL60.final","KBM7.final")

# set up color using RColorBrewer
#library(RColorBrewer)
#colors <- brewer.pal(length(targetgenelist), "Set1")

colors=c( "#E41A1C", "#377EB8", "#4DAF4A", "#984EA3", "#FF7F00",  "#A65628", "#F781BF",
          "#999999", "#66C2A5", "#FC8D62", "#8DA0CB", "#E78AC3", "#A6D854", "#FFD92F", "#E5C494", "#B3B3B3", 
          "#8DD3C7", "#FFFFB3", "#BEBADA", "#FB8072", "#80B1D3", "#FDB462", "#B3DE69", "#FCCDE5",
          "#D9D9D9", "#BC80BD", "#CCEBC5", "#FFED6F")


## code

targetmatvec=unlist(targetmat)+1
yrange=range(targetmatvec[targetmatvec>0]);
# yrange[1]=1; # set the minimum value to 1
for(i in 1:length(targetmat)){
  vali=targetmat[[i]]+1;
  if(i==1){
    plot(1:length(vali),vali,type='b',las=1,pch=20,main=paste('sgRNAs in',targetgene),ylab='Read counts',xlab='Samples',xlim=c(0.7,length(vali)+0.3),ylim = yrange,col=colors[(i %% length(colors))],xaxt='n',log='y')
    axis(1,at=1:length(vali),labels=(collabel),las=2)
    # lines(0:100,rep(1,101),col='black');
  }else{
    lines(1:length(vali),vali,type='b',pch=20,col=colors[(i %% length(colors))])
  }
}




# parameters
# Do not modify the variables beginning with "__"
targetmat=list(c(408.62413405683606,523.9045092011671,483.89245311522745,701.494293542599),c(1805.0015705819953,1434.9655709645526,1712.2348341000356,2152.546111180471),c(3017.64513388016,2642.609863360463,1834.6274493599499,3573.2723190648703),c(1649.1952460855039,783.1928425685244,773.4708572611067,1332.0381038883936),c(959.82575373782,1397.6706736993847,1429.5962174173474,2811.126806015325),c(495.34652221997754,301.9110730989776,336.89513684945433,555.015876620164),c(1491.9190506031964,1331.9606166131366,2087.614246881731,1983.1804416139055),c(429.2023278582595,889.7496918975753,567.8007924429005,1132.9190058844583),c(427.7324568724435,573.6310388880576,655.4944703868597,899.4690289143276),c(690.8393633334998,767.2093151691668,1040.33722970927,993.3067647552625))
targetgene="ADNP"
collabel=c("HL60.initial","KBM7.initial","HL60.final","KBM7.final")

# set up color using RColorBrewer
#library(RColorBrewer)
#colors <- brewer.pal(length(targetgenelist), "Set1")

colors=c( "#E41A1C", "#377EB8", "#4DAF4A", "#984EA3", "#FF7F00",  "#A65628", "#F781BF",
          "#999999", "#66C2A5", "#FC8D62", "#8DA0CB", "#E78AC3", "#A6D854", "#FFD92F", "#E5C494", "#B3B3B3", 
          "#8DD3C7", "#FFFFB3", "#BEBADA", "#FB8072", "#80B1D3", "#FDB462", "#B3DE69", "#FCCDE5",
          "#D9D9D9", "#BC80BD", "#CCEBC5", "#FFED6F")


## code

targetmatvec=unlist(targetmat)+1
yrange=range(targetmatvec[targetmatvec>0]);
# yrange[1]=1; # set the minimum value to 1
for(i in 1:length(targetmat)){
  vali=targetmat[[i]]+1;
  if(i==1){
    plot(1:length(vali),vali,type='b',las=1,pch=20,main=paste('sgRNAs in',targetgene),ylab='Read counts',xlab='Samples',xlim=c(0.7,length(vali)+0.3),ylim = yrange,col=colors[(i %% length(colors))],xaxt='n',log='y')
    axis(1,at=1:length(vali),labels=(collabel),las=2)
    # lines(0:100,rep(1,101),col='black');
  }else{
    lines(1:length(vali),vali,type='b',pch=20,col=colors[(i %% length(colors))])
  }
}




# parameters
# Do not modify the variables beginning with "__"
targetmat=list(c(662.9118146029966,1008.7381736483488,1101.533537339227,1694.8010582978616),c(1547.7741480642028,1965.9738701209897,1869.9572764452857,2353.9539344488194),c(1459.5818889152454,1179.2291325748304,1296.4784760779562,1222.1792911965672),c(1193.5352404825571,1355.0479339677643,1622.0175970785526,1905.9359639399652),c(868.6937526172306,701.4992580829187,720.4761166331027,603.6512884889412),c(798.1399452980647,768.9852626579842,1478.8056194290655,1756.0244591209105),c(1168.5474337236858,907.5091667857504,879.4603385171149,977.8578692204745),c(809.8989131845924,687.2916781723785,678.8373918539567,865.7103312642352),c(1246.4505959719315,753.0017352586266,1301.5255942330043,1264.5207085882087),c(826.0674940285679,797.4004224790644,977.8791425405509,2066.7189137649816))
targetgene="ADCK1"
collabel=c("HL60.initial","KBM7.initial","HL60.final","KBM7.final")

# set up color using RColorBrewer
#library(RColorBrewer)
#colors <- brewer.pal(length(targetgenelist), "Set1")

colors=c( "#E41A1C", "#377EB8", "#4DAF4A", "#984EA3", "#FF7F00",  "#A65628", "#F781BF",
          "#999999", "#66C2A5", "#FC8D62", "#8DA0CB", "#E78AC3", "#A6D854", "#FFD92F", "#E5C494", "#B3B3B3", 
          "#8DD3C7", "#FFFFB3", "#BEBADA", "#FB8072", "#80B1D3", "#FDB462", "#B3DE69", "#FCCDE5",
          "#D9D9D9", "#BC80BD", "#CCEBC5", "#FFED6F")


## code

targetmatvec=unlist(targetmat)+1
yrange=range(targetmatvec[targetmatvec>0]);
# yrange[1]=1; # set the minimum value to 1
for(i in 1:length(targetmat)){
  vali=targetmat[[i]]+1;
  if(i==1){
    plot(1:length(vali),vali,type='b',las=1,pch=20,main=paste('sgRNAs in',targetgene),ylab='Read counts',xlab='Samples',xlim=c(0.7,length(vali)+0.3),ylim = yrange,col=colors[(i %% length(colors))],xaxt='n',log='y')
    axis(1,at=1:length(vali),labels=(collabel),las=2)
    # lines(0:100,rep(1,101),col='black');
  }else{
    lines(1:length(vali),vali,type='b',pch=20,col=colors[(i %% length(colors))])
  }
}




# parameters
# Do not modify the variables beginning with "__"
targetmat=list(c(371.87735941143717,877.3180594758527,2395.4884543396593,1564.9158995424211),c(1109.7525942910477,1138.3823403320275,970.308465307979,999.0285779162951),c(1462.5216308868773,1209.420239884728,1537.4783679814984,1519.14139425416),c(586.4785233405669,987.4268037825386,743.8190381001997,1312.0117578247794),c(1018.6205931704583,717.4827854822763,1070.619938639558,1144.3626322065236),c(1269.9685317449869,1212.9721348623632,1591.1039983788835,1624.9949377332637),c(1321.4140162485455,1795.4829111945082,1478.8056194290655,1237.056005415252),c(908.3802692342615,832.9193722554148,1639.6825106212207,1268.5259778009315),c(923.078979092421,758.3295777250792,1479.4365091984464,1275.964334910274),c(680.5502664327881,634.013253507853,318.5993335374053,631.1159916618979))
targetgene="ADRBK1"
collabel=c("HL60.initial","KBM7.initial","HL60.final","KBM7.final")

# set up color using RColorBrewer
#library(RColorBrewer)
#colors <- brewer.pal(length(targetgenelist), "Set1")

colors=c( "#E41A1C", "#377EB8", "#4DAF4A", "#984EA3", "#FF7F00",  "#A65628", "#F781BF",
          "#999999", "#66C2A5", "#FC8D62", "#8DA0CB", "#E78AC3", "#A6D854", "#FFD92F", "#E5C494", "#B3B3B3", 
          "#8DD3C7", "#FFFFB3", "#BEBADA", "#FB8072", "#80B1D3", "#FDB462", "#B3DE69", "#FCCDE5",
          "#D9D9D9", "#BC80BD", "#CCEBC5", "#FFED6F")


## code

targetmatvec=unlist(targetmat)+1
yrange=range(targetmatvec[targetmatvec>0]);
# yrange[1]=1; # set the minimum value to 1
for(i in 1:length(targetmat)){
  vali=targetmat[[i]]+1;
  if(i==1){
    plot(1:length(vali),vali,type='b',las=1,pch=20,main=paste('sgRNAs in',targetgene),ylab='Read counts',xlab='Samples',xlim=c(0.7,length(vali)+0.3),ylim = yrange,col=colors[(i %% length(colors))],xaxt='n',log='y')
    axis(1,at=1:length(vali),labels=(collabel),las=2)
    # lines(0:100,rep(1,101),col='black');
  }else{
    lines(1:length(vali),vali,type='b',pch=20,col=colors[(i %% length(colors))])
  }
}




# parameters
# Do not modify the variables beginning with "__"
targetmat=list(c(953.9462697945562,749.4498402809916,755.8059437184387,1234.1950988347357),c(1155.3185948513424,2191.519201200814,2025.787049482393,2123.3648640592046),c(1365.5101458230242,1925.1270778781868,1092.0701907985122,1252.50490095004),c(241.05884167381697,637.5651484854881,282.6386166826883,802.1982051767731),c(1199.414724425821,1466.9326257632679,1408.1459652583933,1490.532328448997),c(527.6836839079286,113.660639284321,72.55232347881507,331.2929820237886),c(561.4907165816957,474.1779795142767,718.5834473249597,605.9400137533543),c(551.2016196809839,1387.0149887664795,1146.957600734659,1512.275218460921),c(599.7073622129105,941.2521690732832,1211.308357211521,1385.2509662859968),c(756.9835576952179,676.6359932394735,883.2456771334008,914.3457431330124))
targetgene="AFF4"
collabel=c("HL60.initial","KBM7.initial","HL60.final","KBM7.final")

# set up color using RColorBrewer
#library(RColorBrewer)
#colors <- brewer.pal(length(targetgenelist), "Set1")

colors=c( "#E41A1C", "#377EB8", "#4DAF4A", "#984EA3", "#FF7F00",  "#A65628", "#F781BF",
          "#999999", "#66C2A5", "#FC8D62", "#8DA0CB", "#E78AC3", "#A6D854", "#FFD92F", "#E5C494", "#B3B3B3", 
          "#8DD3C7", "#FFFFB3", "#BEBADA", "#FB8072", "#80B1D3", "#FDB462", "#B3DE69", "#FCCDE5",
          "#D9D9D9", "#BC80BD", "#CCEBC5", "#FFED6F")


## code

targetmatvec=unlist(targetmat)+1
yrange=range(targetmatvec[targetmatvec>0]);
# yrange[1]=1; # set the minimum value to 1
for(i in 1:length(targetmat)){
  vali=targetmat[[i]]+1;
  if(i==1){
    plot(1:length(vali),vali,type='b',las=1,pch=20,main=paste('sgRNAs in',targetgene),ylab='Read counts',xlab='Samples',xlim=c(0.7,length(vali)+0.3),ylim = yrange,col=colors[(i %% length(colors))],xaxt='n',log='y')
    axis(1,at=1:length(vali),labels=(collabel),las=2)
    # lines(0:100,rep(1,101),col='black');
  }else{
    lines(1:length(vali),vali,type='b',pch=20,col=colors[(i %% length(colors))])
  }
}




# parameters
# Do not modify the variables beginning with "__"
targetmat=list(c(161.68580843975528,230.87317354627703,376.6411923204574,490.3593879004954),c(0.0,0.0,68.13609509314807,184.24238378525033),c(1052.4276258442253,1303.5454567920565,984.8189300037419,1087.1445005961975),c(811.3687841704083,580.7348288433276,739.4028097145327,625.9663598169684),c(1571.2920838372581,1456.2769408303627,1434.0124458030143,1382.3900597054806),c(333.66071378022224,557.6475114886998,632.1515489197626,680.8957661628816),c(1012.7411092271944,983.8749088049036,1008.7927412402199,825.6576391370069),c(567.3702005249594,507.92098180180943,500.2955871191335,370.2013115188104),c(1093.584013447072,934.1483791180132,726.7850143269127,835.9569028268655),c(555.6112326384318,497.26529686890433,957.6906699203589,225.43943854468517))
targetgene="ADRA1A"
collabel=c("HL60.initial","KBM7.initial","HL60.final","KBM7.final")

# set up color using RColorBrewer
#library(RColorBrewer)
#colors <- brewer.pal(length(targetgenelist), "Set1")

colors=c( "#E41A1C", "#377EB8", "#4DAF4A", "#984EA3", "#FF7F00",  "#A65628", "#F781BF",
          "#999999", "#66C2A5", "#FC8D62", "#8DA0CB", "#E78AC3", "#A6D854", "#FFD92F", "#E5C494", "#B3B3B3", 
          "#8DD3C7", "#FFFFB3", "#BEBADA", "#FB8072", "#80B1D3", "#FDB462", "#B3DE69", "#FCCDE5",
          "#D9D9D9", "#BC80BD", "#CCEBC5", "#FFED6F")


## code

targetmatvec=unlist(targetmat)+1
yrange=range(targetmatvec[targetmatvec>0]);
# yrange[1]=1; # set the minimum value to 1
for(i in 1:length(targetmat)){
  vali=targetmat[[i]]+1;
  if(i==1){
    plot(1:length(vali),vali,type='b',las=1,pch=20,main=paste('sgRNAs in',targetgene),ylab='Read counts',xlab='Samples',xlim=c(0.7,length(vali)+0.3),ylim = yrange,col=colors[(i %% length(colors))],xaxt='n',log='y')
    axis(1,at=1:length(vali),labels=(collabel),las=2)
    # lines(0:100,rep(1,101),col='black');
  }else{
    lines(1:length(vali),vali,type='b',pch=20,col=colors[(i %% length(colors))])
  }
}



dev.off()
Sweave("demo_summary.Rnw");
library(tools);

texi2dvi("demo_summary.tex",pdf=TRUE);
